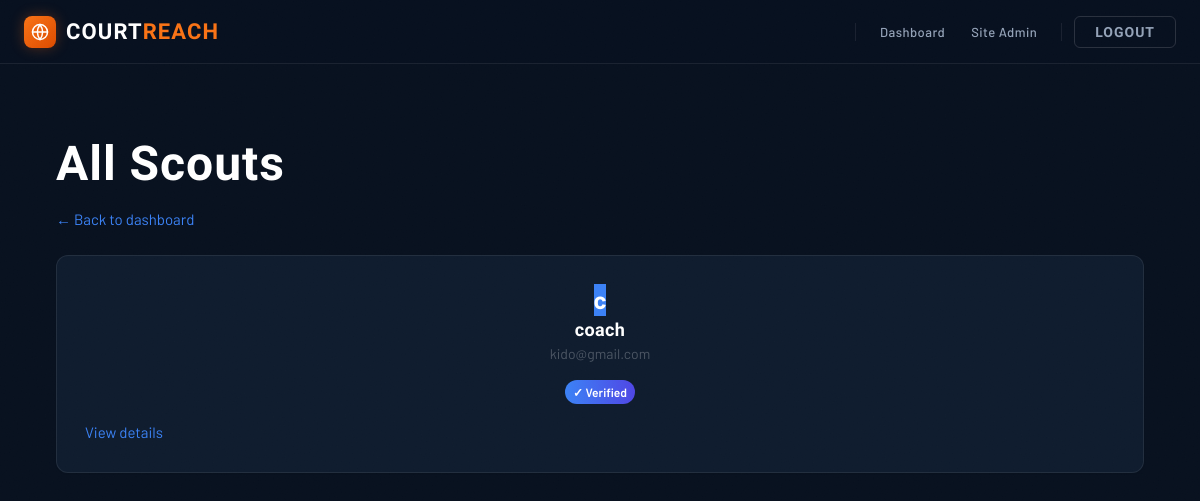
/accounts/admin/scouts/ (signed in), run on the app's committed database.
### accounts/models.py (models this page shows, shortened)
class CustomUser(AbstractUser):
    PLAYER = 'PLAYER'
    SCOUT = 'SCOUT'
    ROLE_CHOICES = [
        (PLAYER, 'Player'),
        (SCOUT, 'Scout'),
    ]
    role = models.CharField(max_length=10, choices=ROLE_CHOICES)
    is_verified = models.BooleanField(default=False)
    profile_picture = models.ImageField(upload_to='scout_profiles/', null=True, blank=True)

### accounts/views.py (the view)
# urls.py: path('admin/scouts/', views.admin_scouts, name='admin_scouts'),
@admin_required
def admin_scouts(request):
    scouts = CustomUser.objects.filter(role=CustomUser.SCOUT)
    return render(request, 'accounts/admin_scouts.html', {'scouts': scouts})

### accounts/views.py (called while the page is built)
def admin_required(view_func):
    from django.contrib.auth.decorators import user_passes_test
    return user_passes_test(lambda u: u.is_superuser)(view_func)

### messaging/context_processors.py (called while the page is built)
def unread_count(request):
    if request.user.is_authenticated:
        return {'unread_count': Message.objects.filter(receiver=request.user, is_read=False).count()}
    return {'unread_count': 0}

### accounts/templates/accounts/admin_scouts.html
{% extends "core/base.html" %}
{% block content %}
<div class="container-max py-8">
    <h1 class="text-3xl font-bold mb-4">All Scouts</h1>
    <div class="mb-6">
        <a href="{% url 'admin_dashboard' %}" class="text-blue-500">← Back to dashboard</a>
    </div>
    <div class="grid grid-cols-1 md:grid-cols-2 lg:grid-cols-3 gap-6">
        {% for scout in scouts %}
            <div class="card card-hover">
                <div class="mb-3 flex justify-center">
                    {% if scout.profile_picture %}
                        <img src="{{ scout.profile_picture.url }}" alt="Profile" class="w-20 h-20 rounded-full object-cover">
                    {% else %}
                        <div class="w-20 h-20 rounded-full bg-blue-500 flex items-center justify-center">
                            <span class="text-2xl font-bold text-white">{{ scout.first_name|first|default:scout.username|first }}</span>
                        </div>
                    {% endif %}
                </div>
                <h3 class="font-bold text-lg text-center">{{ scout.get_full_name|default:scout.username }}</h3>
                <p class="text-sm text-gray-600 text-center">{{ scout.email }}</p>
                <div class="mt-4 flex justify-center">
                    {% if scout.is_verified %}
                        <span class="badge-premium">✓ Verified</span>
                    {% else %}
                        <span class="bg-red-100 text-red-800 px-3 py-1 rounded text-sm">Awaiting Verification</span>
                    {% endif %}
                </div>
                <a href="{% url 'admin_scout_detail' scout.id %}" class="text-blue-500 mt-4 inline-block">View details</a>
            </div>
        {% empty %}
            <p>No scouts registered.</p>
        {% endfor %}
    </div>
</div>
{% endblock %}

### core/templates/core/base.html (style rules this page uses)
:root { --c-bg: #08111f; --c-surface: #0f1c2e; --c-surface-2: #162336; --c-surface-3: #1a2a3f; --c-border: rgba(255, 255, 255, 0.08); --c-border-focus:rgba(249, 115, 22, 0.6); --c-accent: #f97316; --c-accent-dim: #7c2d12; --c-accent-glow: rgba(249, 115, 22, 0.3); --c-text: #e2e8f0; --c-muted: #64748b; --c-muted-light: #94a3b8; --c-placeholder: #4a5568; --nav-h: 64px; }
*, *::before, *::after { box-sizing: border-box; }
html, body { height: 100%; margin: 0; }
body { font-family: 'Barlow', sans-serif; font-size: 15px; background-color: var(--c-bg); color: var(--c-text); line-height: 1.6; -webkit-font-smoothing: antialiased; }
body::after { content: ''; position: fixed; inset: 0; pointer-events: none; z-index: 9999; opacity: 0.5; }
.card { background: var(--c-surface); border: 1px solid var(--c-border); border-radius: 12px; padding: 1.75rem; }
h1, h2, h3, h4, h5, h6 { font-family: 'Barlow Condensed', sans-serif; color: #fff; line-height: 1.15; letter-spacing: 0.02em; margin-top: 0; }
p { color: var(--c-text); margin-top: 0; }
a { color: var(--c-accent); }
h1 { font-size: clamp(1.75rem, 4vw, 3rem); color: #fff; }
h3 { font-size: 1.2rem; color: #fff; }

### data on the page
CustomUser: first_name|first "c", get_full_name "coach", email "kido@gmail.com", is_verified "✓ Verified"
